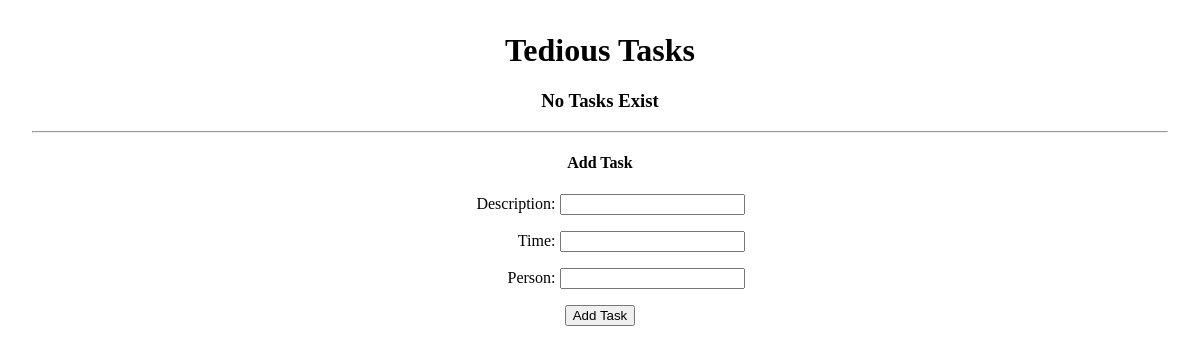
/, run on an earlier commit of the app's database.
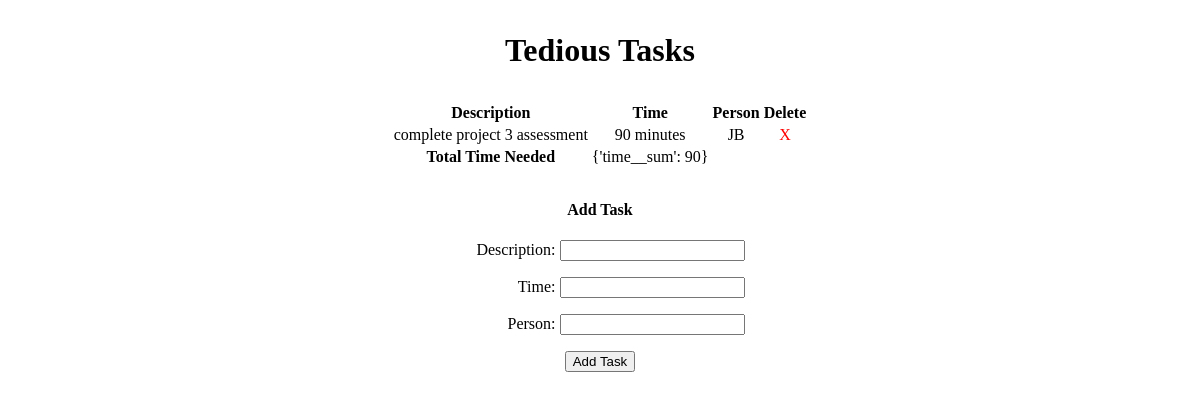
And on a later commit of the database.
### main_app/models.py (models this page shows)
class Task(models.Model):
    description = models.CharField(max_length=200)
    time = models.IntegerField()
    person = models.CharField(max_length=100)
    def __str__(self):
        return f'{self.time} minutes'

### main_app/views.py (the view)
# urls.py: path('', views.tasks_index, name='index'),
def tasks_index(request):
    task_list = Task.objects.all()
    task_form = TaskForm()
    total_time = Task.objects.aggregate(Sum('time'))
    return render(request, 'index.html', {
        'task_list': task_list,
        'task_form':task_form,
        'total_time':total_time
        })

### main_app/forms.py
class TaskForm(ModelForm):
    class Meta:
        model = Task
        fields = '__all__'

### main_app/templates/index.html (shortened to what this page needs)
{% load static %}
<!DOCTYPE html>
<html lang="en">
<head>
    <link rel="stylesheet" href="https://unpkg.com/purecss@1.0.0/build/pure-min.css">
    <link rel="stylesheet" type="text/css" href="{% static 'main/style.css' %}">
</head>
<body>
    <h1>Tedious Tasks</h1>
    {% if task_list|length == 0 %}
        <h3>No Tasks Exist</h3><hr>
    {% else %}
        <table class="pure-table pure-table-striped">
            <thead>
                <tr><th>Description</th><th>Time</th><th>Person</th><th>Delete</th></tr>
            </thead>
            <tbody>
                {% for task in task_list %}
                <tr>
                    <td>{{ task.description }}</td>
                    <td>{{ task }}</td>
                    <td>{{ task.person }}</td>
                    <td><a href="{% url 'tasks_delete' task.id %}">X</a></td>
                </tr>
                {% endfor %}
                <tr>
                    <td class="total">Total Time Needed</td>
                    <td>{{ total_time }}</td>
                    <td></td>
                    <td></td>
                </tr>
            </tbody>
        </table>
    {% endif %}
    <h4>Add Task</h4>
    <div class="pure-form">
        <form action="{% url 'add_task' %}" method="post">
            {{ task_form.as_p }}
            <input type="submit" class="pure-button" value="Add Task">
          </form>
    </div>
</body>
</html>

### main_app/static/main/style.css (style rules this page uses)
body { text-align: center; margin: 2rem; }
label { display: inline-block; width: 100px; text-align: right; }
table { margin: 2rem auto; }
table a { color: red; text-decoration: none; }
.total { font-weight: 700; }

What changed in the data, as far as the page shows it:
added Task: description "complete project 3 assessment", time "90 minutes", person "JB"
Also different on the page:
{{ total_time }}: (not shown) → "{'time__sum': 90}"
text no longer shown: "No Tasks Exist"
text now shown: "Description Time Person Delete Total Time Needed"
